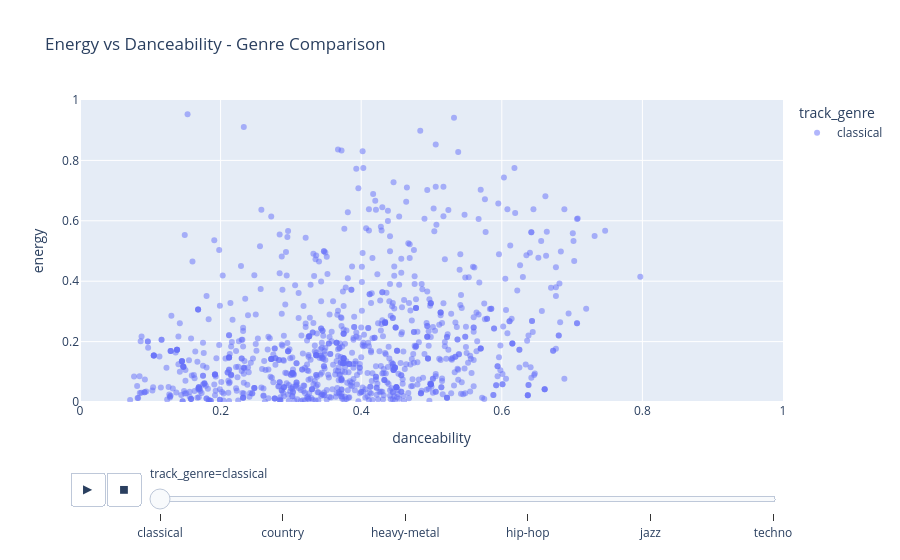

The cell this chart's notebook holds for it:
### Markdown cell above
### Interpretation (Energy vs. Danceability)

From the scatter plot, I can see that different music genres have different patterns when comparing energy and danceability.

**Heavy-metal and punk** tend to have high energy values, with many songs close to 1. However, their danceability varies, and the two genres overlap quite a lot.

**Hip-hop** generally has higher danceability, with many songs between 0.6 and 0.9. The energy values also tend to be relatively high, although they vary between songs.

**Classical music** has a wider range of energy values. Many classical songs have low energy, but some are also highly energetic. Most classical songs have lower danceability compared to hip-hop.

What I find interesting is that the genres are not completely separated. Some songs from different genres have similar energy and danceability values.

This tells me that these two features may help distinguish certain genres, but they are probably not enough on their own to classify every song correctly.

### Code cell
fig = px.scatter(
    plot_df,
    x='danceability',
    y='energy',
    color='track_genre',
    animation_frame='track_genre',
    range_x=[0, 1],
    range_y=[0, 1],
    opacity=0.5,
    title='Energy vs Danceability - Genre Comparison'
)

fig.show()

### Figure 1 — Plotly figure (JSON) as saved in the notebook; plotly's stock layout.template omitted (floating-point values rounded to 4 significant figures; data arrays with more than 128 entries replaced by an {"elided": "..."} marker saying what was removed)
{"data": [{"hovertemplate": "track_genre=classical<br>danceability=%{x}<br>energy=%{y}<extra></extra>", "legendgroup": "classical", "marker": {"color": "#636efa", "opacity": 0.5, "symbol": "circle"}, "mode": "markers", "name": "classical", "orientation": "v", "showlegend": true, "type": "scatter", "x": {"elided": "1000 float values"}, "xaxis": "x", "y": {"elided": "1000 float values"}, "yaxis": "y"}], "layout": {"legend": {"title": {"text": "track_genre"}, "tracegroupgap": 0}, "sliders": [{"active": 0, "currentvalue": {"prefix": "track_genre="}, "len": 0.9, "pad": {"b": 10, "t": 60}, "steps": [{"args": [["classical"], {"frame": {"duration": 0, "redraw": false}, "fromcurrent": true, "mode": "immediate", "transition": {"duration": 0, "easing": "linear"}}], "label": "classical", "method": "animate"}, {"args": [["country"], {"frame": {"duration": 0, "redraw": false}, "fromcurrent": true, "mode": "immediate", "transition": {"duration": 0, "easing": "linear"}}], "label": "country", "method": "animate"}, {"args": [["heavy-metal"], {"frame": {"duration": 0, "redraw": false}, "fromcurrent": true, "mode": "immediate", "transition": {"duration": 0, "easing": "linear"}}], "label": "heavy-metal", "method": "animate"}, {"args": [["hip-hop"], {"frame": {"duration": 0, "redraw": false}, "fromcurrent": true, "mode": "immediate", "transition": {"duration": 0, "easing": "linear"}}], "label": "hip-hop", "method": "animate"}, {"args": [["jazz"], {"frame": {"duration": 0, "redraw": false}, "fromcurrent": true, "mode": "immediate", "transition": {"duration": 0, "easing": "linear"}}], "label": "jazz", "method": "animate"}, {"args": [["techno"], {"frame": {"duration": 0, "redraw": false}, "fromcurrent": true, "mode": "immediate", "transition": {"duration": 0, "easing": "linear"}}], "label": "techno", "method": "animate"}], "x": 0.1, "xanchor": "left", "y": 0, "yanchor": "top"}], "title": {"text": "Energy vs Danceability - Genre Comparison"}, "updatemenus": [{"buttons": [{"args": [null, {"frame": {"duration": 500, "redraw": false}, "fromcurrent": true, "mode": "immediate", "transition": {"duration": 500, "easing": "linear"}}], "label": "&#9654;", "method": "animate"}, {"args": [[null], {"frame": {"duration": 0, "redraw": false}, "fromcurrent": true, "mode": "immediate", "transition": {"duration": 0, "easing": "linear"}}], "label": "&#9724;", "method": "animate"}], "direction": "left", "pad": {"r": 10, "t": 70}, "showactive": false, "type": "buttons", "x": 0.1, "xanchor": "right", "y": 0, "yanchor": "top"}], "xaxis": {"anchor": "y", "domain": [0, 1], "range": [0, 1], "title": {"text": "danceability"}}, "yaxis": {"anchor": "x", "domain": [0, 1], "range": [0, 1], "title": {"text": "energy"}}}}
